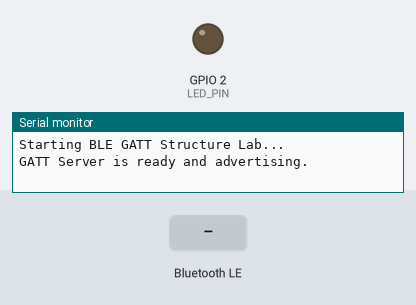
The program below on a simulated ESP32. On the bench: output pins drawn as LEDs (lit = HIGH), the last lines printed to the serial monitor. The inputs (shaded band) are chosen by the test bench. Random numbers use the default seed unless the program sets one; nothing arrives over Bluetooth unless stated; a phone connects over Bluetooth LE 3 s after start.

Above: at 1.2 s.
1.3 s: Bluetooth LE write "GO" received
At 2.0 s:
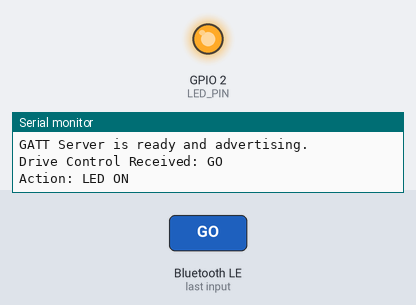
2.8 s: Bluetooth LE write "STOP" received
At 3.1 s:
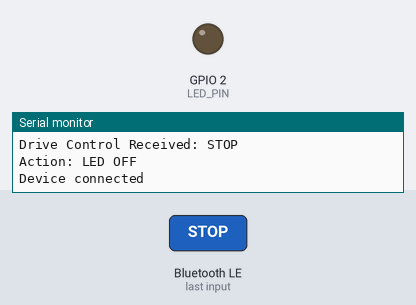
Timing chart, 0 to 5.8 s (numbered marks = the images above; inputs shaded):
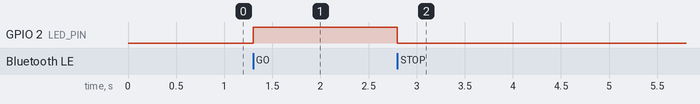

Measured:
- after the input at 1.3 s, GPIO 2 (LED_PIN): LOW → HIGH at once
- after the input at 2.8 s, GPIO 2 (LED_PIN): HIGH → LOW at once

The program:

main.cpp
```cpp
#include <Arduino.h>
#include <NimBLEDevice.h>
#include "uuid_defs.h"

// Constants
const int LED_PIN = 2; // Built-in LED on most ESP32 dev boards

// Forward declarations
class MyServerCallbacks : public NimBLEServerCallbacks {
    void onConnect(NimBLEServer* pServer) {
        Serial.println("Device connected");
    }
    void onDisconnect(NimBLEServer* pServer) {
        Serial.println("Device disconnected");
        NimBLEDevice::startAdvertising();
    }
};

class DriveCallbacks : public NimBLECharacteristicCallbacks {
    void onWrite(NimBLECharacteristic* pCharacteristic) {
        std::string value = pCharacteristic->getValue();
        Serial.print("Drive Control Received: ");
        Serial.println(value.c_str());

        if (value == "GO") {
            digitalWrite(LED_PIN, HIGH);
            Serial.println("Action: LED ON");
        } else if (value == "STOP") {
            digitalWrite(LED_PIN, LOW);
            Serial.println("Action: LED OFF");
        }
    }
};

class TelemetryCallbacks : public NimBLECharacteristicCallbacks {
    void onRead(NimBLECharacteristic* pCharacteristic) {
        uint32_t uptime = millis() / 1000;
        pCharacteristic->setValue(uptime);
        Serial.printf("Telemetry Uptime Read: %u seconds\n", uptime);
    }
};

// Global variables
NimBLECharacteristic* pTelemetryDataChar;

void setup() {
    Serial.begin(115200);
    pinMode(LED_PIN, OUTPUT);

    Serial.println("Starting BLE GATT Structure Lab...");

    // 1. Initialize BLE Device
    NimBLEDevice::init("ESP32-GATT-Lab");

    // 2. Create Server
    NimBLEServer* pServer = NimBLEDevice::createServer();
    pServer->setCallbacks(new MyServerCallbacks());

    // 3. Create Drive Service (動力服務)
    NimBLEService* pDriveService = pServer->createService(DRIVE_SERVICE_UUID);
    NimBLECharacteristic* pDriveControlChar = pDriveService->createCharacteristic(
        DRIVE_CONTROL_CHAR_UUID,
        NIMBLE_PROPERTY::WRITE
    );
    pDriveControlChar->setCallbacks(new DriveCallbacks());
    pDriveService->start();

    // 4. Create Telemetry Service (遙測服務)
    NimBLEService* pTelemetryService = pServer->createService(TELEMETRY_SERVICE_UUID);

    // Uptime Characteristic (Read)
    NimBLECharacteristic* pUptimeChar = pTelemetryService->createCharacteristic(
        TELEMETRY_UPTIME_CHAR_UUID,
        NIMBLE_PROPERTY::READ
    );
    pUptimeChar->setCallbacks(new TelemetryCallbacks());

    // Data Characteristic (Notify)
    pTelemetryDataChar = pTelemetryService->createCharacteristic(
        TELEMETRY_DATA_CHAR_UUID,
        NIMBLE_PROPERTY::NOTIFY
    );
    // Add BLE2902 Descriptor for Notify (Required for many clients)
    pTelemetryDataChar->createDescriptor("2902", NIMBLE_PROPERTY::READ | NIMBLE_PROPERTY::WRITE);

    pTelemetryService->start();

    // 5. Start Advertising
    NimBLEAdvertising* pAdvertising = NimBLEDevice::getAdvertising();
    pAdvertising->addServiceUUID(DRIVE_SERVICE_UUID);
    pAdvertising->addServiceUUID(TELEMETRY_SERVICE_UUID);
    pAdvertising->start();

    Serial.println("GATT Server is ready and advertising.");
}

void loop() {
    static unsigned long lastNotify = 0;
    if (millis() - lastNotify > 500) { // Every 500ms
        lastNotify = millis();

        if (pTelemetryDataChar->getSubscribedCount() > 0) {
            int virtualSensorValue = random(0, 100);
            pTelemetryDataChar->setValue(virtualSensorValue);
            pTelemetryDataChar->notify();
            // Serial.printf("Notified: %d\n", virtualSensorValue);
        }
    }
}
```

uuid_defs.h
```cpp
#ifndef UUID_DEFS_H
#define UUID_DEFS_H

// Drive Service (動力服務)
#define DRIVE_SERVICE_UUID           "12345678-1234-5678-1234-567812345678"
#define DRIVE_CONTROL_CHAR_UUID     "12345678-1234-5678-1234-567812345679"

// Telemetry Service (遙測服務)
#define TELEMETRY_SERVICE_UUID       "87654321-4321-8765-4321-876543210987"
#define TELEMETRY_DATA_CHAR_UUID    "87654321-4321-8765-4321-876543210988"
#define TELEMETRY_UPTIME_CHAR_UUID  "87654321-4321-8765-4321-876543210989"

#endif // UUID_DEFS_H
```
